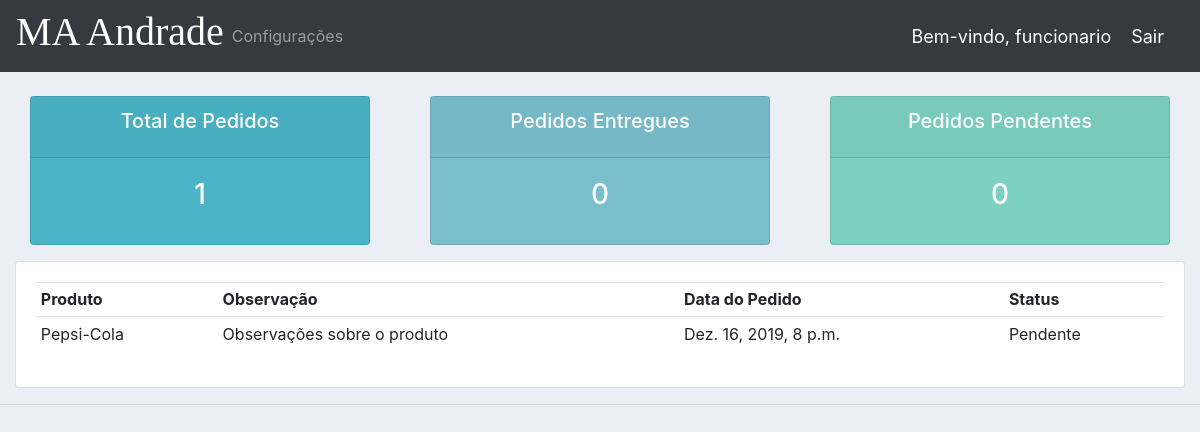
Page /user/ (signed in) on the committed database.
### accounts/models.py (models this page shows)
class Order(models.Model):
	STATUS = (
			('Pendente', 'Pendente'),
			('Saiu para entrega', 'Saiu para entrega'),
			('Entregue', 'Entregue'),
			)
	customer = models.ForeignKey(Customer, null=True, on_delete= models.SET_NULL)
	product = models.ForeignKey(Product, null=True, on_delete= models.SET_NULL)
	date_created = models.DateTimeField(auto_now_add=True, null=True)
	status = models.CharField(max_length=200, null=True, choices=STATUS)
	note = models.CharField(max_length=1000, null=True)
	def __str__(self):
		return self.product.name

class Product(models.Model):
	CATEGORY = (
			('Produto', 'Produto'),
			('Serviço', 'Serviço'),
			)
	name = models.CharField(max_length=200, null=True)
	price = models.FloatField(null=True)
	category = models.CharField(max_length=200, null=True, choices=CATEGORY)
	description = models.CharField(max_length=200, null=True, blank=True)
	date_created = models.DateTimeField(auto_now_add=True, null=True)
	tags = models.ManyToManyField(Tag)
	def __str__(self):
		return self.name

### accounts/decorators.py (the view)
		def wrapper_func(request, *args, **kwargs):
			group = None
			if request.user.groups.exists():
				group = request.user.groups.all()[0].name
			if group in allowed_roles:
				return view_func(request, *args, **kwargs)
			else:
				return HttpResponse('You are not authorized to view this page')

### accounts/views.py (called while the page is built)
@login_required(login_url='login')
@allowed_users(allowed_roles=['customer'])
def userPage(request):
	orders = request.user.customer.order_set.all()
	total_orders = orders.count()
	delivered = orders.filter(status='Delivered').count()
	pending = orders.filter(status='Pending').count()
	print('ORDERS:', orders)
	context = {'orders':orders, 'total_orders':total_orders,
	'delivered':delivered,'pending':pending}
	return render(request, 'accounts/user.html', context)

### accounts/templates/accounts/user.html
{%  extends 'accounts/main.html' %}
{% block content %}
{%  include 'accounts/status.html' %}
<div class="row">
	<div class="col-md">
		<div class="card card-body">
			<table class="table table-sm">
				<tr>
					<th>Produto</th>
					<th>Observação</th>
					<th>Data do Pedido</th>
					<th>Status</th>
				</tr>
				{% for order in orders %}
				<tr>
					<td>{{order.product}}</td>
					<td>{{order.note}}</td>
					<td>{{order.date_created}}</td>
					<td>{{order.status}}</td>
				</tr>
				{% endfor %}
			</table>
		</div>
	</div>
</div>
{% endblock content %}

### accounts/templates/accounts/navbar.html (shortened to what this page needs)
{% load static %}
<nav class="navbar navbar-expand-lg navbar-dark bg-dark">
  <h1 id="logo">MA Andrade</h1>
  <div class="collapse navbar-collapse" id="navbarNav">
    <ul class="navbar-nav">
      {% if request.user.is_staff %}
      <li class="nav-item active">
        <a class="nav-link" href="{% url 'home' %}">Visualizações</a>
      </li>
      <li class="nav-item">
        <a class="nav-link" href="{% url 'products' %}">Produtos</a>
      </li>
      {% else %}
      <li class="nav-item">
        <a class="nav-link" href="{% url 'account' %}">Configurações</a>
      </li>
      {% endif %}
    </ul>
  </div>
  <span class="hello-msg">Bem-vindo, {{request.user}}</span>
  <span><a class="hello-msg" href="{% url 'logout' %}">Sair</a></span>
</nav>

### static/css/main.css (style rules this page uses)
body { background-color: #ebeff5; }

### accounts/templates/accounts/navbar.html (style rules this page uses)
.hello-msg { font-size: 18px; color: #fff; margin-right: 20px; }
#logo { font-family: 'Cookie', cursive; color: #fff }

### rows in the picture
Order: product "Pepsi-Cola", note "Observações sobre o produto", date_created "Dez. 16, 2019, 8 p.m.", status "Pendente"

### other values in the picture
{{ request.user }} "funcionario"
{{ total_orders }} "1"
{{ delivered }} "0"
{{ pending }} "0"
